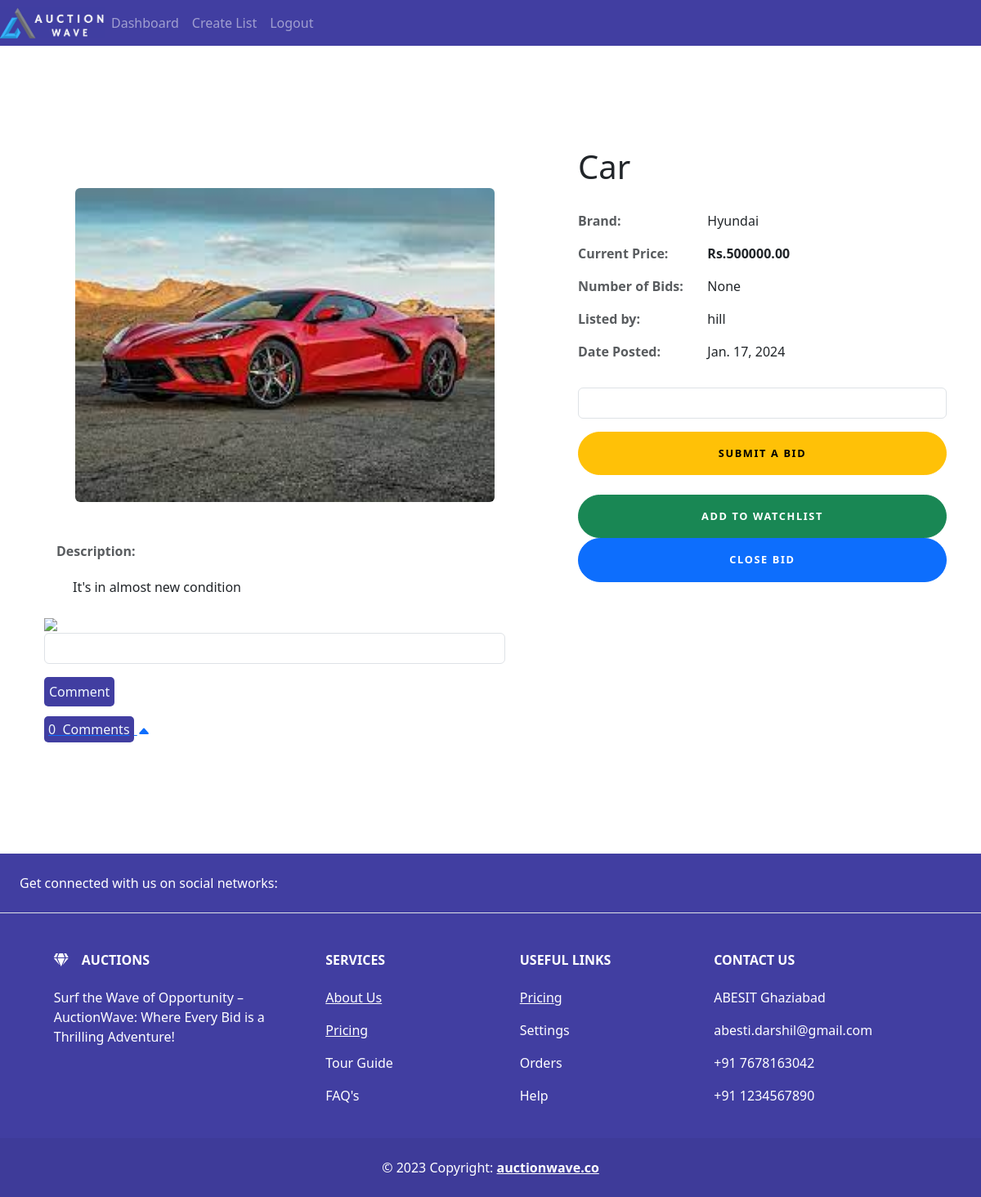
The page /listing/23 (signed in) on the database its author committed.
### myapp/models.py (models this page shows, shortened)
class Product(models.Model):#changed
    name=models.CharField(max_length=256,null=False)#changed
    brand=models.CharField(max_length=256,null=True, default="")
    description=models.CharField(max_length=512,default="",null=True)
    start_bid=models.DecimalField(max_digits=10, decimal_places=2)
    image=models.ImageField(upload_to='myapp/images',null=False)
    lister=models.ForeignKey(User, on_delete=models.CASCADE,null=False)
    date=models.DateField(default=now, editable=False)

### myapp/views.py (the view)
# urls.py: path("listing/<int:id>", views.listingpage, name="listingpage"),
@login_required(login_url="my_login")
def listingpage(request,id):
    listing = Product.objects.get(id=id)
    comment = Comment.objects.filter(listingid=id)
    try:
        cform = CommentForm(request.POST or None)
        bidform = BiddingForm(request.POST or None)
    except:
        return redirect('dashboard')
    if request.user.username:
        try:
            if Watchlist.objects.get(watcher=request.user.username, listingid=id):#will give eroror
                added=True
        except:
            added = False
        try:
            watch = Watchlist.objects.filter(watcher=request.user.username)
            watchcount=len(watch)
        except:
            watchcount=None
        try:
            ccount = Comment.objects.filter(listingid=id)
            ccount = len(ccount)
        except:
            ccount = len(ccount)
        try:
            if listing.lister == request.user.username :
                lister = True
            else:
                lister = False
        except:
            return redirect('/dashboard')
    else:
        ccount = Comment.objects.filter(listingid=id)
        ccount = len(ccount)
        added = False
        lister = False
        watchcount = None
    try:
        bid = Bidding.objects.filter(listingid=id)
        bidcount = len(bid)
        listing = Product.objects.get(listingid=id)
    except:
        bidcount = None
    print("image",listing.image)
    return render(request, "myapp/mainComponents/listing.html", {
        'object': listing,
        'added': added,
        'bidform': bidform,
        "watchcount": watchcount,
        "error":request.COOKIES.get('error'),
        "success":request.COOKIES.get('success'),
        "bidcount": bidcount,
        "lister": lister,
        'cform': cform,
        "comment": comment,
        "ccount": ccount
    })

### myapp/forms.py
class BiddingForm(forms.ModelForm):
    class  Meta:
        model = Bidding
        labels = {
            'bidprice' : ''
        }
        fields = [
            'bidprice'
        ]

class CommentForm(forms.ModelForm):
    class Meta:
        model = Comment
        labels = {
            'comment' : ''
        }
        fields = [
            'comment'
        ]

### myapp/templates/myapp/mainComponents/listing.html (shortened to what this page needs)
{% extends "myapp/mainComponents/layout.html" %}
{% load crispy_forms_tags %}
{% block body %}
{% load static %}
<div class="container" style="margin: 100px auto">
    <div class="row">
        <div class="col-md-7">
                    <img class="img-fluid rounded mb-3 mb-md-0" src="{{ object.image.url }}" style="width:80%;margin:50px;border:10px" class="ml-lg-5 order-1 order-lg-2" alt="No Image Available for {{ object.name}}">
              <br/><br/><br/>
        <div class="comment-box">
        <div class="container desc">
          <div class="row" >
            <div class="col-11">
              <dt class="col-sm-4 mb-3 d-block text-muted">Description:</dt>
                  <dd class="col-sm-12" style="word-wrap: break-word; margin: 20px;"> {{ object.description }} </dd>
            </div>
          </div>
        </div>
        </div>
          <div class="container">
            <div class="row">
              <div class="col-11">
                <div class="comments">
              {% if user.username %}
                  <div class="comment-box add-comment">
                    <span class="commenter-pic">
                      <img src="https://cdn-icons-png.flaticon.com/512/4140/4140048.png?ga=GA1.1.687488372.1704084795&" class="img-fluid" style="width:40px">
                    </span>
                    <span class="commenter-name">
                      <form action="{% url 'comment' object.id %}" method="post">
                      {{ cform.comment|as_crispy_field }}
                      <button type="submit" class="btn btn-default cmntbtn">Comment</button>
                      </form>
                    </span>
                  </div>
              {% endif %}
                <p>
                  <a data-toggle="collapse" href="#multiCollapseExample1" role="button" aria-expanded="false" aria-controls="multiCollapseExample1">
                  <div class="comments-details">
                    <span class="total-comments comments-sort cmntbtn"> {{ ccount }}&nbsp; Comments</span>
                    <svg width="1em" height="1em" viewBox="0 0 16 16" class="bi bi-caret-up-fill" fill="currentColor" xmlns="http://www.w3.org/2000/svg">
                        <path d="M7.247 4.86l-4.796 5.481c-.566.647-.106 1.659.753 1.659h9.592a1 1 0 0 0 .753-1.659l-4.796-5.48a1 1 0 0 0-1.506 0z"/>
                    </svg>
                  </div>
                  </a>
                </p>
            </div>
          </div>
        </div>
      </div>
    </div>
        <div class="col-md-5">
            <h1 style="margin-bottom: 30px; word-wrap: break-word;">{{ object.name }}</h1>
              <dl class="row">
                  <dt class="col-sm-4 mb-3 d-block text-muted">Brand:</dt>
                  <dd class="col-sm-8"> {{ object.brand }} </dd>
                  <dt class="col-sm-4 mb-3 d-block text-muted">Current Price:</dt>
                  <dd class="col-sm-8"> <strong>Rs.{{ object.start_bid }}</strong> </dd>
                  <dt class="col-sm-4 mb-3 d-block text-muted">Number of Bids:</dt>
                  {% if bidcount is 0 %} <dd class="col-sm-8"> No bids yet </dd>
                  {% else %} <dd class="col-sm-8"> {{ bidcount }} </dd> {% endif %}
                  <dt class="col-sm-4 mb-3 d-block text-muted">Listed by:</dt>
                  <dd class="col-sm-8"> {{ object.lister }} </dd>
                  <dt class="col-sm-4 mb-3 d-block text-muted">Date Posted:</dt>
                  <dd class="col-sm-8"> {{ object.date }} </dd>
              </dl>
            {% if user.username %}
              <form action="{% url 'bid' object.id %}" method="post">
                  <div>
                      {{ bidform.bidprice|as_crispy_field }}
                      <button class="btn btn-lg btn-warning btn-block text-uppercase" style="font-size: 80%; border-radius: 5rem; letter-spacing: .1rem; font-weight: bold;padding: 1rem;transition: all 0.2s;">
                              Submit a Bid</button>
                  </div>
              </form>
            {% else %}
                      <a href="{% url 'register'%}">
                      <button class="btn btn-lg btn-warning btn-block text-uppercase" style="font-size: 80%; border-radius: 5rem; letter-spacing: .1rem; font-weight: bold;padding: 1rem;transition: all 0.2s;">
                              Register now! </button>
                      </a>
            {% endif %}
          <br />
              {% if user.username %}
              {% if added%}
                <a href="{% url 'removewatch' object.id %}"><button class="btn btn-danger btn-lg btn-primary btn-block text-uppercase" style="color:#51624F; font-size: 80%; border-radius: 5rem; letter-spacing: .1rem; font-weight: bold;padding: 1rem;transition: all 0.2s;">
                          Remove from watchlist</button></a>
              {% else %}
                <a href="{% url 'addwatch' object.id %}"><button class="btn btn-success btn-lg btn-primary btn-block text-uppercase" style="font-size: 80%; border-radius: 5rem; letter-spacing: .1rem; font-weight: bold;padding: 1rem;transition: all 0.2s;">
                          Add to watchlist</button></a>
              {% endif %}
              {% endif %}
      <br />
      {% if object.lister|stringformat:"s" == user.username|stringformat:"s" %}
        <a href="{% url 'closebid' object.id %}">
          <button class="btn btn-primary btn-lg btn-primary btn-block text-uppercase" style="color: white; font-size: 80%; border-radius: 5rem; letter-spacing: .1rem; font-weight: bold;padding: 1rem;transition: all 0.2s;">
          Close Bid</button></a>
      {% endif %}
        </div>
      </div>
</div>
{% endblock %}

### myapp/templates/myapp/mainComponents/listing.html (style rules this page uses)
.cmntbtn { background-color: #413EA1; color: aliceblue; border-radius: 5px; padding: 5px; }

### rows shown on the page
Product: image (picture), description "It's in almost new condition", name "Car", brand "Hyundai", start_bid "500000.00", lister "hill", date "Jan. 17, 2024"

### other values the page prints
{{ ccount }} "0"
{{ bidcount }} "None"
